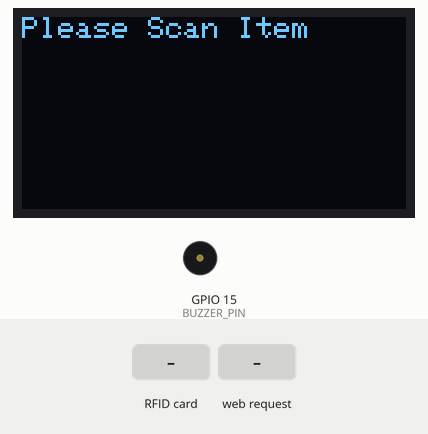
This program was run on a simulated ESP32. Parts: 128×64 one-colour display, buzzer (waves = sounding). Inputs (shaded band) come from the test bench. WiFi joins after 1.5 s; servers stay silent unless stated; uploads are accepted with an empty reply; what the program prints to the serial monitor is not drawn.

Above: at 3.8 s.
3.9 s: RFID card 5E 7A 19 C4 held to the reader
At 4.03 s:
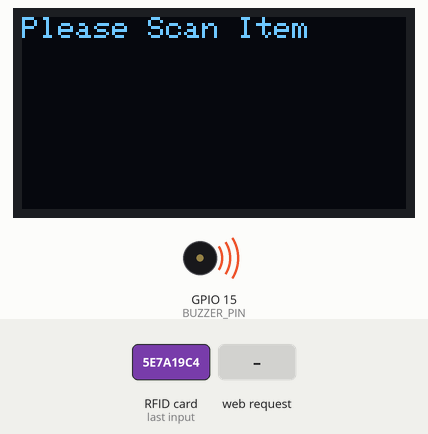
At 4.5 s:
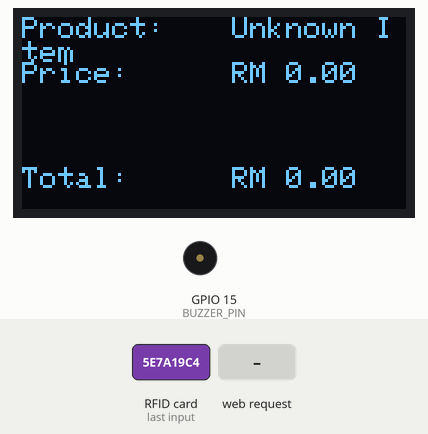
6.9 s: HTTP request GET /reset?ok=RM received
At 8.1 s:
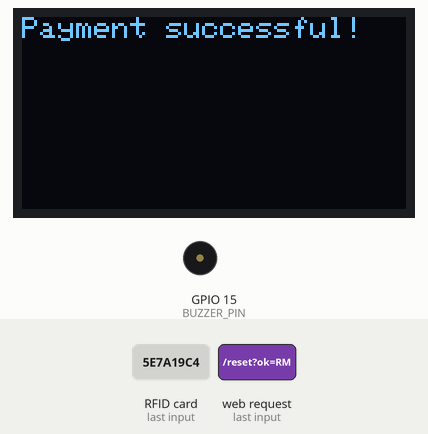
Timing chart, 0 to 9.9 s (numbered marks = the images above; inputs shaded):
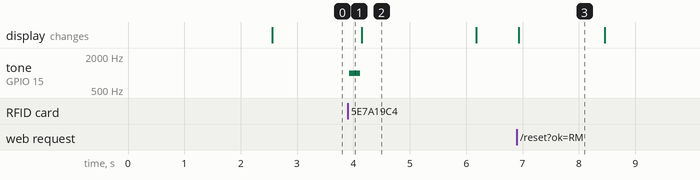

The program:

main.cpp
```cpp
#include <WiFi.h>
#include <HTTPClient.h>
#include <Wire.h>
#include <Adafruit_GFX.h>
#include <Adafruit_SSD1306.h>
#include <SPI.h>
#include <MFRC522.h>
#include <WebServer.h>

// WiFi
const char* ssid     = "WiFi Name";
const char* password = "Wifi Password";
const char* serverName = "http://192.168.x.xxx/july25iot/post-data.php";

String apiKeyValue = "YOUR_API_KEY";

// OLED
#define SCREEN_WIDTH 128
#define SCREEN_HEIGHT 64
Adafruit_SSD1306 display(SCREEN_WIDTH, SCREEN_HEIGHT, &Wire, -1);
#define OLED_SDA 21
#define OLED_SCL 22
float totalPrice = 0.0;

// RC522
#define RST_PIN  4
#define SS_PIN   5
MFRC522 rfid(SS_PIN, RST_PIN);

// Buzzer
#define BUZZER_PIN 15

WebServer server(80);

// Auto refresh 2 second
unsigned long lastUpdate = 0;
const long updateInterval = 2000;

void setup() {
  Serial.begin(115200);

  // WiFi
  WiFi.disconnect(true);
  delay(1000);
  WiFi.begin(ssid, password);
  Serial.print("Connecting to WiFi");
  while (WiFi.status() != WL_CONNECTED) {
    delay(500);
    Serial.print(".");
  }
  Serial.println("\nWiFi connected!");
  Serial.print("IP Address: ");
  Serial.println(WiFi.localIP());

  // OLED
  Wire.begin(OLED_SDA, OLED_SCL);
  if (!display.begin(SSD1306_SWITCHCAPVCC, 0x3C)) {
    Serial.println("OLED init failed!");
    for (;;);
  }
  display.clearDisplay();
  display.setTextSize(1);
  display.setTextColor(SSD1306_WHITE);
  display.setCursor(0, 0);
  display.println("Please Scan Item");
  display.display();

  // RC522
  SPI.begin();
  rfid.PCD_Init();

  // Buzzer
  pinMode(BUZZER_PIN, OUTPUT);

  // WebServer
  server.on("/reset", HTTP_GET, []() {
    if (server.hasArg("ok")) {
      totalPrice = 0.0;

      display.clearDisplay();
      display.setCursor(0, 0);
      display.println("Payment successful!");
      display.display();
      delay(1500);

      display.clearDisplay();
      display.setCursor(0, 0);
      display.println("Please Scan Item");
      display.display();

      server.send(200, "Reset Done");
      Serial.println("Payment successful");
    } else {
      server.send(400, "Missing parameter");
    }
  });

  server.begin();
  Serial.println("HTTP server started");

  Serial.println("Please scan item...");
}

void loop() {
  server.handleClient();

  // Auto refresh
  if (millis() - lastUpdate > updateInterval) {
    lastUpdate = millis();

    if (WiFi.status() == WL_CONNECTED) {
      HTTPClient http;
      http.begin("http://192.168.1.17/july25iot/cart-total.php");
      int httpCode = http.GET();
      if (httpCode == 200) {
        String totalStr = http.getString();
        totalStr.trim();
        totalPrice = totalStr.toFloat();

        // OLED
        display.clearDisplay();
        display.setCursor(0, 0);
        display.println("Please Scan Item");

        display.setCursor(0, 50);
        display.print("Total: RM ");
        display.println(totalPrice, 2);
        display.display();
      }
      http.end();
    }
  }

  // RFID
  if (!rfid.PICC_IsNewCardPresent() || !rfid.PICC_ReadCardSerial()) {
    return;
  }

  // RFID UID
  String uid = "";
  for (byte i = 0; i < rfid.uid.size; i++) {
    uid += String(rfid.uid.uidByte[i] < 0x10 ? "0" : "");
    uid += String(rfid.uid.uidByte[i], HEX);
  }
  uid.toUpperCase();

  Serial.print("Card UID: ");
  Serial.println(uid);

  tone(BUZZER_PIN, 1000, 200);

  String productName = "Unknown Item";
  float price = 0.0;

  // HTTP
  if (WiFi.status() == WL_CONNECTED) {
    HTTPClient http;
    http.begin(serverName);
    http.addHeader("Content-Type", "application/x-www-form-urlencoded");

    String httpRequestData = "api_key=" + apiKeyValue + "&uid=" + uid;
    int httpResponseCode = http.POST(httpRequestData);

    if (httpResponseCode > 0) {
      String response = http.getString();
      Serial.println(response);

      // Product
      int start = response.indexOf("Product: ");
      if (start >= 0) {
        start += 9;
        int end = response.indexOf("|", start);
        if (end == -1) end = response.length();
        productName = response.substring(start, end);
        productName.trim();
      }

      // Price
      start = response.indexOf("Price: ");
      if (start >= 0) {
        start += 7;
        int end = response.indexOf("|", start);
        if (end == -1) end = response.length();
        String priceStr = response.substring(start, end);
        priceStr.trim();

        if (priceStr.startsWith("RM")) {
          priceStr = priceStr.substring(2);
          priceStr.trim();
        }

        price = priceStr.toFloat();
      }

      // Total
      int totalStart = response.indexOf("Total: ");
      if (totalStart >= 0) {
        totalStart += 7;
        int totalEnd = response.indexOf("|", totalStart);
        if (totalEnd == -1) totalEnd = response.length();
        String totalStr = response.substring(totalStart, totalEnd);
        totalStr.trim();

        if (totalStr.startsWith("RM")) {
          totalStr = totalStr.substring(2);
          totalStr.trim();
        }

        totalPrice = totalStr.toFloat();

        HTTPClient httpTotal;
        httpTotal.begin("http://192.168.0.216/july25iot/cart-total.php");
        int httpCodeTotal = httpTotal.GET();
        if (httpCodeTotal == 200) {
          String totalStr = httpTotal.getString();
          totalStr.trim();
          totalPrice = totalStr.toFloat();
          Serial.print("Grand Total: RM ");
          Serial.println(totalPrice, 2);
        }
        httpTotal.end();
      }

    } else {
      Serial.print("Error code: ");
      Serial.println(httpResponseCode);
    }
    http.end();
  } else {
    Serial.println("WiFi disconnected, cannot send data!");
  }

  // OLED
  display.clearDisplay();
  display.setCursor(0, 0);
  display.print("Product: ");
  display.setCursor(70, 0);
  display.println(productName);

  display.setCursor(0, 15);
  display.print("Price:");
  display.setCursor(70, 15);
  display.print("RM ");
  display.println(price, 2);

  display.setCursor(0, 50);
  display.print("Total:");
  display.setCursor(70, 50);
  display.print("RM ");
  display.println(totalPrice, 2);

  display.display();
  delay(2000);

  display.clearDisplay();
  display.setCursor(0, 0);
  display.println("Please Scan Item");
  display.display();

  rfid.PICC_HaltA();
  rfid.PCD_StopCrypto1();
}
```

Measured:
- after the input at 3.9 s, tone on GPIO 15 (BUZZER_PIN): silent → 1000 Hz at once, → silent 0.20 s later
- after the input at 6.9 s, the display: changes at once (image 3)
- what the display in image 2 shows lasts 2.1 s, from 4.1 s to 6.2 s
- what the display in image 3 shows lasts 1.6 s, from 6.9 s to 8.5 s
